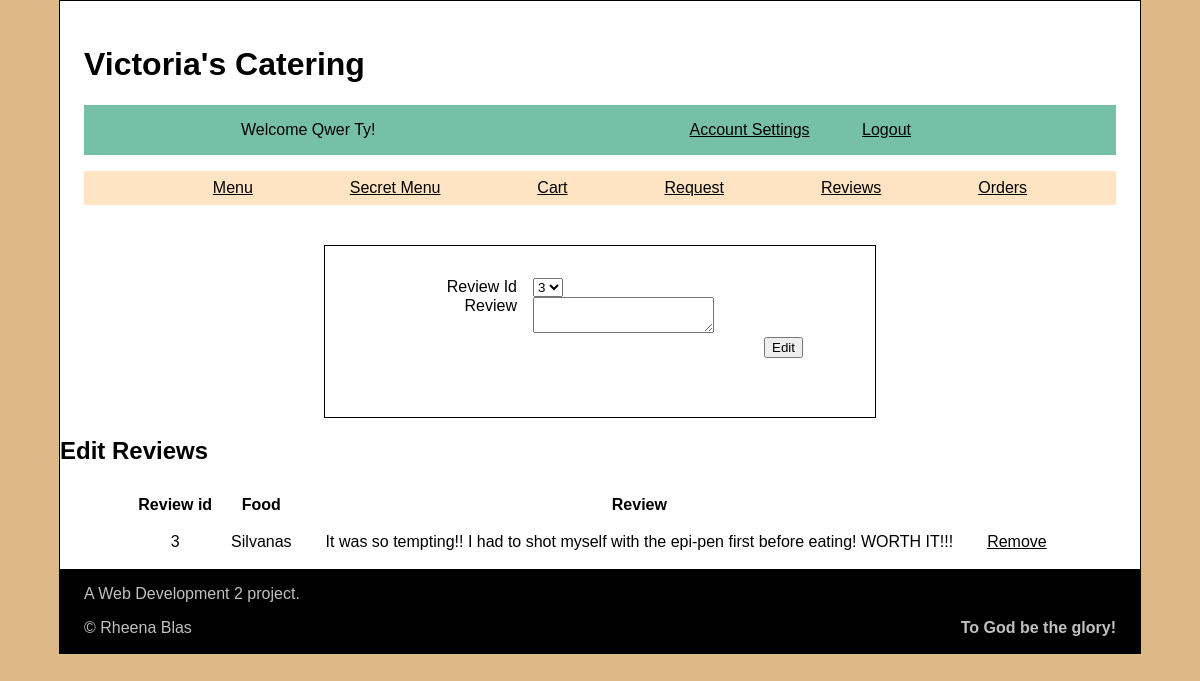
Page /edit_review (signed in) on the committed database.
### tables this page shows
CREATE TABLE reviews
(
    id INTEGER PRIMARY KEY AUTOINCREMENT,
    user_id VARCHAR NOT NULL,
    n_food VARCHAR NOT NULL,
    review TEXT NOT NULL
);

### app.py (the view, shortened to what this page needs)
@app.route("/edit_review", methods=['GET', 'POST'])
@login_required
def edit_review():
    db = get_db()
    form = EditForm()
    user_id = session['user_id']
    reviews = db.execute('SELECT * FROM reviews WHERE user_id=?;', (user_id,)).fetchall()
    form.Id.choices = [review['id'] for review in reviews]
    return render_template('edit_review.html', reviews=reviews, form=form)

### forms.py
class EditForm(FlaskForm):
    Id = SelectField("Review Id", validators=[InputRequired()])
    review = TextAreaField("Review", validators=[InputRequired()])
    submit = SubmitField("Edit")

### app.py (called while the page is built)
@app.teardown_appcontext
def close_db_at_end_of_requests(e=None):
    close_db(e)

@app.before_request
def load_logged_in_user():
    g.user = session.get("user_id", None)
    g.name = session.get('name', None)

def login_required(view):
    @wraps(view)
    def wrapped_view(**kwargs):
        if g.user is None:
            return redirect(url_for('login', next=request.url))
        return view(**kwargs)
    return wrapped_view

### database.py (called while the page is built)
def get_db():
    if "db" not in g:
        g.db = sqlite3.connect(DATABASE,
            detect_types=sqlite3.PARSE_DECLTYPES
        )
        g.db.row_factory = sqlite3.Row
    return g.db

### templates/edit_review.html (shortened to what this page needs)
{% extends "base.html" %}
    {% block aside %}
    <form action='' method='POST'>
        {{ form.Id.label }}
        {{ form.Id }}
        <br />
        {{ form.review.label }}
        {{ form.review()}}
        <br />
        {{ form.submit() }}
    </form>
    {% endblock %}
    {% block main_content %}
    <h2>Edit Reviews</h2>
    {% if reviews %}
    <table>
        <tr>
            <th scope="col">Review id </th>
            <th scope="col">Food</th>
            <th scope="col">Review</th>
            <th scope="col"></th>
        </tr>
        {% for review in reviews %}
        <tr>
            <td>{{ review["id"] }}</td>
            <td>{{ review["n_food"] }}</td>
            <td>{{ review["review"] }} </td>
            <td><a href="{{ url_for('remove_review', Id=review['id']) }}">Remove</a></td>
        </tr>
        {% endfor %}
    </table>
    {% endif %}
    {% endblock %}

### static/styles.css (style rules this page uses)
html { background-color: burlywood; }
body { font-family: Verdana, Geneva, Tahoma, sans-serif; font-size: 16px; margin: auto; border: 1px black solid; background-color: white; width: 90%; display: flex; flex-direction: column; flex-wrap: wrap; }
form { width: 45%; border: 1px black solid; padding: 2em; margin: 0 auto; padding-bottom: 2em; }
label { float: left; width: 10em; text-align: right; clear: left; margin-right: 1em; }
input[type='submit'] { float: right; margin: 0 3em 2em 0; }
table { margin: 0 auto; padding-top: 0.5em; }
td { text-align: center; padding: 1em; }
a:link, a:visited { color: black; }

### rows in the picture
reviews: id "3", n_food "Silvanas", review "It was so tempting!! I had to shot myself with the epi-pen first before eating! WORTH IT!!!"

### other values in the picture
{{ g.name }} "Qwer Ty"
